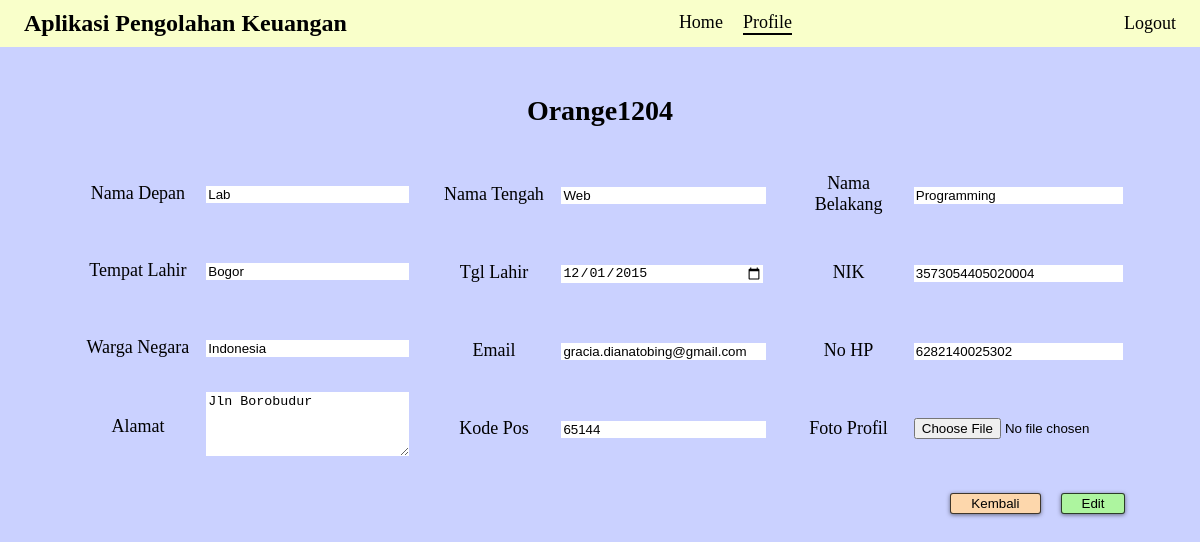
The app's page /edit.php?id=Orange1204 with its own data.
### tables this page shows
CREATE TABLE `user_profile` (
  `username` varchar(30) NOT NULL,
  `password` varchar(20) NOT NULL,
  `nama-depan` varchar(15) NOT NULL,
  `nama-tengah` varchar(15) NOT NULL,
  `nama-belakang` varchar(15) NOT NULL,
  `tempat-lahir` varchar(30) NOT NULL,
  `tgl-lahir` date NOT NULL,
  `nik` bigint(16) NOT NULL,
  `warga-negara` varchar(30) NOT NULL,
  `email` varchar(100) NOT NULL,
  `phone` bigint(13) NOT NULL,
  `alamat` text NOT NULL,
  `kode-pos` int(5) NOT NULL,
  `foto-profil` longblob NOT NULL
);

### edit.php (the view, shortened to what this page needs)
<?php
    include("config.php");
    if (isset($_GET['id'])) {
        $str_query = "SELECT * FROM user_profile WHERE `username` = '".$_GET['id']."'";
        $query = mysqli_query($connection, $str_query);
        $row = mysqli_fetch_array($query);
    }
?>
<!DOCTYPE html>
<html lang="en">
<head>
</head>
<body>
<header>
    <b>Aplikasi Pengolahan Keuangan</b>
        <nav>
            <?php
                echo "<a class='navText' href='home.php?id=".$_GET['id']."'>Home</a>";
                echo "<a class='navText' href='profile.php?id=".$_GET['id']."' style='border-bottom: 2px solid #000;'>Profile</a>";
            ?>
        </nav>
        <a href="logout.php">Logout</a>
    </header>
    <div class="main-container">
        <b style="font-size: 28px;"><?php echo $row['username']; ?></b><br>
        <?php echo "<form action='prosesEdit.php?id=".$_GET['id']."' method='post' enctype='multipart/form-data' onsubmit='return confirm_alert(this);'>"; ?>
            <div class="table-container">
                <table class="left-table" cellpadding="5">
                    <tr>
                        <td>Nama Depan</td>
                        <td><input type="text" name="nama-depan" pattern="[A-Za-z ]{3,15}" title="Must contain at least 3-15 letters" value="<?php echo $row['nama-depan']; ?>" required></td>
                    </tr>
                    <tr>
                        <td>Tempat Lahir</td>
                        <td><input type="text" name="tempat-lahir" value="<?php echo $row['tempat-lahir']; ?>" required></td>
                    </tr>
                    <tr>
                        <td>Warga Negara</td>
                        <td><input type="text" name="warga-negara" value="<?php echo $row['warga-negara']; ?>"required></td>
                    </tr>
                    <tr>
                        <td>Alamat</td>
                        <td><textarea name="alamat" rows="4" required><?php echo $row['alamat']; ?></textarea></td>
                    </tr>
                <table class="middle-table" cellpadding="5">
                    <tr>
                        <td>Nama Tengah</td>
                        <td><input type="text" name="nama-tengah" pattern="[A-Za-z ]{3,15}" title="Must contain at least 3-15 letters" value="<?php echo $row['nama-tengah']; ?>" required></td>
                    </tr>
                    <tr>
                        <td>Tgl Lahir</td>
                        <td><input type="date" name="tgl-lahir" min="1940-01-01" max="2015-12-31" value="<?php echo $row['tgl-lahir']; ?>" required></td>
                    </tr>
                    <tr>
                        <td>Email</td>
                        <td><input type="email" name="email" value="<?php echo $row['email']; ?>" required></td>
                    </tr>
                    <tr>
                        <td>Kode Pos</td>
                        <td><input type="text" name="kode-pos" pattern="[0-9]{5}" title="Must contain 5 digit number" value="<?php echo $row['kode-pos']; ?>" required></td>
                    </tr>
                </table>
                <table class="right-table" cellpadding="5">
                    <tr>
                        <td>Nama Belakang</td>
                        <td><input type="text" name="nama-belakang" pattern="[A-Za-z ]{3,15}" title="Must contain at least 3-15 letters" value="<?php echo $row['nama-belakang']; ?>" required></td>
                    </tr>
                    <tr>
                        <td>NIK</td>
                        <td><input type="text" name="nik" pattern="[0-9]{16}" title="Must contain 16 digit number" value="<?php echo $row['nik']; ?>" required></td>
                    </tr>
                    <tr>
                        <td>No HP</td>
                        <td><input type="tel" name="phone" pattern="^628[1-9][0-9]{6,9}$" title="Must be start with 628" value="<?php echo $row['phone']; ?>" required></td>
                    </tr>
                    <tr>
                        <td>Foto Profil</td>
                        <td><input type="file" name="foto-profil" accept=".jpg, .jpeg, .png" title="Only JPG, JPEG, and PNG files are allowed." required></td>
                    </tr>
                </table>
            </div>
            <div class="main-button">
                <?php
                    echo "<a href='profile.php?id=".$_GET['id']."'><button type='button' style='background-color: #fdd7ac;'>Kembali</button></a>";
                    echo "<button type='submit' name='submit' style='background-color: #adf59f;'>Edit</button>";
                ?>
            </div>
        </form>
    </div>
</body>
</html>

### edit.php (style rules this page uses)
body { background-color: #cad1ff; margin: 0; box-sizing: border-box; font-size: 24px; text-align: center; }
header { display: flex; justify-content: space-between; align-items: center; background-color: #f9ffca; padding: 10px 2%; margin-bottom: 4%; }
a { text-decoration: none; color: #000; font-size: 18px; }
nav { display: flex; gap: 20px; }
.main-container { display: flex; flex-direction: column; align-items: center; }
.table-container { display: flex; justify-content: center; gap: 20px; }
tr { height: 75px; font-size: 18px; }
table { width: 100%; }
input, textarea { border: none; width: 100%; }
.main-button { display: flex; gap: 20px; justify-content: right; }
button { margin-top: 25px; padding: 2px 20px; cursor: pointer; box-shadow: 0px 1px 4px rgba(0, 0, 0, 0.5); border: 1px solid rgba(0, 0, 0, 0.75); border-radius: 3px; }

### records on screen
user_profile: username "Orange1204", nama-depan "Lab", tempat-lahir "Bogor", warga-negara "Indonesia", alamat "Jln Borobudur", nama-tengah "Web", tgl-lahir "12/01/2015", email "gracia.dianatobing@gmail.com", kode-pos "65144", nama-belakang "Programming", nik "3573054405020004", phone "6282140025302"
